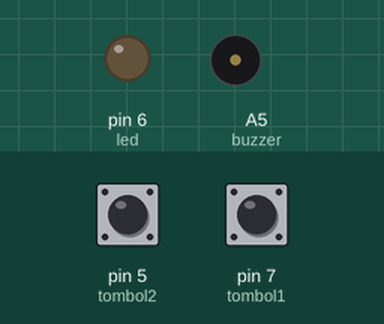
This sketch was run on a simulated Arduino Uno, built with avr-gcc and run on an emulated ATmega328P. Parts: output pins drawn as LEDs (lit = HIGH), buzzer (waves = sounding, pin HIGH). Dashed ring = blinking. The inputs (shaded band) are chosen by the test bench; at power-on: pin 5 (tombol2) HIGH, pin 7 (tombol1) HIGH.

Above: at 1.2 s.
1.3 s: pin 5 (tombol2) pulled LOW for 1 s
At 1.4 s:
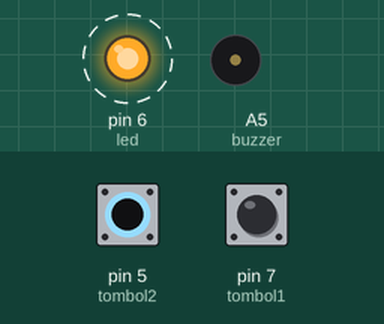
4.3 s: pin 7 (tombol1) pulled LOW for 1 s
At 4.7 s:
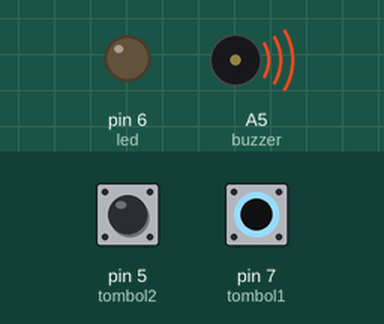
6.8 s: pin 7 (tombol1) pulled LOW for 3.2 s
At 11.2 s:
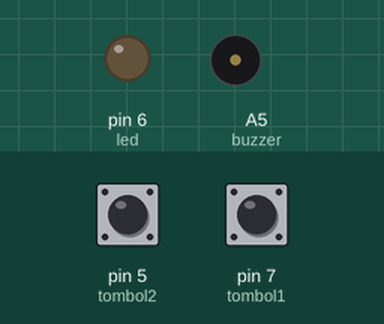
11.5 s: pin 5 (tombol2) pulled LOW for 3.2 s
At 11.6 s:
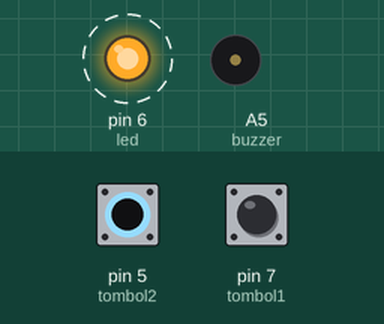
Timing chart, 0 to 16.0 s (numbered marks = the images above; inputs shaded):
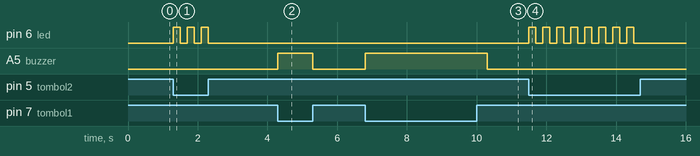

The sketch:

9.ino
```cpp
int buzzer = A5;
int tombol1 = 7;
int tombol2 = 5;
int led = 6;

void setup() {
  // put your setup code here, to run once:
  pinMode(tombol1, INPUT);
  pinMode(tombol2, INPUT);

  digitalWrite(tombol1, HIGH);
  digitalWrite(tombol2, HIGH);

  pinMode(buzzer, OUTPUT);
  pinMode(led, OUTPUT);
}

void loop() {
  // put your main code here, to run repeatedly:
  if (digitalRead(tombol1) == LOW) {
    buzzerFunc();
  }

  if (digitalRead(tombol2) == LOW) {
    ledFunc();
  }
}

void ledFunc() {
  for (int i = 0; i <= 255; i += 5) {
    analogWrite(led, i);
  }
  delay(200);
  for (int i = 255; i >= 0; i -= 5) {
    analogWrite(led, i);
  }
  delay(200);
}

void buzzerFunc() {
  digitalWrite(buzzer, HIGH);
  delay(500);
  digitalWrite(buzzer, LOW);
}
```

Measured:
- after the input at 1.3 s, pin 6 (led): alternates HIGH for 0.20 s and LOW for 0.20 s, 6 changes in all, then stays LOW, starting at once
- after the input at 4.3 s, A5 (buzzer): LOW → HIGH at once, → LOW 1.0 s later
- after the input at 6.8 s, A5 (buzzer): LOW → HIGH at once, → LOW 3.5 s later
- after the input at 11.5 s, pin 6 (led): alternates HIGH for 0.20 s and LOW for 0.20 s, 16 changes in all, then stays LOW, starting at once
